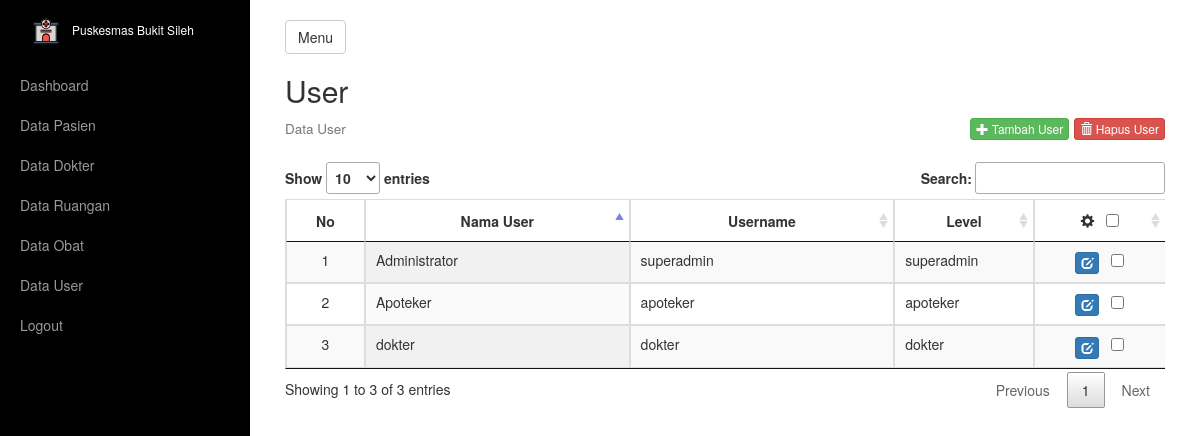
The app's page /user/index.php (signed in) with its own data.
### tables this page shows
CREATE TABLE `tb_user` (
  `id_user` varchar(150) NOT NULL,
  `nama_user` varchar(200) NOT NULL,
  `username` varchar(50) NOT NULL,
  `password` text NOT NULL,
  `level` enum('superadmin','dokter','apoteker') NOT NULL
);

### user/index.php (the view, shortened to what this page needs)
<?php include_once '../_header.php'; ?>
<div class="box">
    <h2>User</h2>
    <h4 style="margin-bottom: 25px;">
        <small>Data User</small>
        <div class="pull-right">
            <a href="form_user.php" class="btn btn-success btn-xs"><i class="glyphicon glyphicon-plus"></i>&nbsp;Tambah User</a>
            <button class="btn btn-danger btn-xs" id="hapus_user"><i class="glyphicon glyphicon-trash"></i>&nbsp;Hapus User</button>
        </div>
    </h4>
    <form name="proses" method="POST">
        <div class="table-responsive">
            <table id="dataTable" class="display table table-striped table-bordered table-hover" style="width: 100%;">
                <thead>
                    <tr>
                        <th style="width: 5%; text-align: center;">No</th>
                        <th style="width: 20%; text-align: center;">Nama User</th>
                        <th style="width: 20%; text-align: center;">Username</th>
                        <th style="width: 10%; text-align: center;">Level</th>
                        <th style="width: 10%; text-align: center;"><i class="glyphicon glyphicon-cog"></i> &nbsp; <input type="checkbox" id="select_all"></th>
                    </tr>
                </thead>
                <tbody>
                    <?php
                    $sql_select_user = mysqli_query($connect, "SELECT * FROM tb_user");
                    while ($data_user = mysqli_fetch_array($sql_select_user)) {
                    ?>
                        <tr>
                            <td></td>
                            <td><?= $data_user['nama_user']; ?></td>
                            <td><?= $data_user['username']; ?></td>
                            <td><?= $data_user['level']; ?></td>
                            <td style="vertical-align: middle; text-align: center;">
                                <a href="form_user.php?id=<?= $data_user['id_user']; ?>" class="btn btn-primary btn-xs"><i class="glyphicon glyphicon-edit"></i></a>&nbsp;&nbsp;
                                <input type="checkbox" name="checked[]" class="check" value="<?= $data_user['id_user']; ?>">
                            </td>
                        </tr>
                    <?php } ?>
                </tbody>
            </table>
        </div>
    </form>
</div>
<?php include_once '../_footer.php'; ?>

### _assets/css/style.css (style rules this page uses)
th.dt-center, td.dt-center { text-align: center; }

### records on screen
tb_user: nama_user "Administrator", username "superadmin", level "superadmin"
tb_user: nama_user "Apoteker", username "apoteker", level "apoteker"
tb_user: nama_user "dokter", username "dokter", level "dokter"
